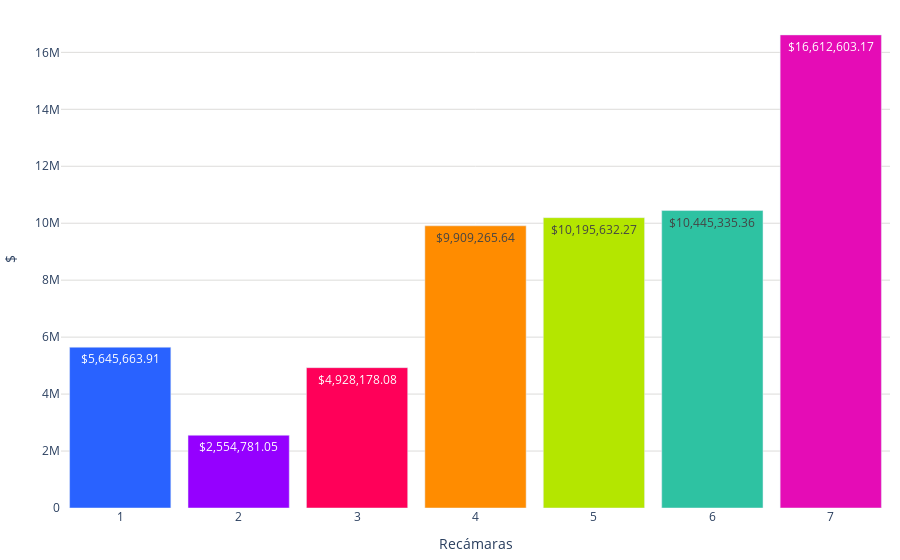

This figure's notebook cell:
### Code cell
import pandas as pd
import plotly.graph_objects as go
import locale

# Establecer configuración regional para el formato de precios
locale.setlocale(locale.LC_ALL, '')

# Definir función para formatear precios
def format_price(price):
    return locale.currency(price, grouping=True)

# Crear una lista de etiquetas para el eje x
etiquetas = [str(recamaras) if recamaras != 16 else '16+' for recamaras in df_promedio_casas['Recamaras']]

# Obtener los precios y el número de recámaras
precios = df_promedio_casas['precio']

# Crear el texto con los precios formateados
text_precios = [format_price(precio) for precio in precios]

colores = ['#2962ff', '#9500ff', '#ff0059', '#ff8c00', '#b4e600', '#2EC2A2','#E50CB6','#4225CF','#2CBA4D','#2962ff', '#9500ff', '#ff0059']

fig = go.Figure()
fig.add_trace(go.Bar(
    x=etiquetas,
    y=precios,
    text=text_precios,
    marker_color=colores,
    textposition='auto' 
))
fig.update_layout(
    #title='Precio promedio por número de baños',
    xaxis=dict(title='Recámaras'),
    yaxis=dict(title='$', gridcolor='#dddcda', ),
    bargap=0.1,
    bargroupgap=0.05,
    plot_bgcolor='rgba(0,0,0,0)',
    margin=dict(l=10, r=10, t=10, b=10),  # Ajusta los márgenes (left, right, top, bottom)        
)

fig.show()

### Figure 1 — Plotly figure (JSON) as saved in the notebook; plotly's stock layout.template omitted (floating-point values rounded to 4 significant figures)
{"data": [{"marker": {"color": ["#2962ff", "#9500ff", "#ff0059", "#ff8c00", "#b4e600", "#2EC2A2", "#E50CB6", "#4225CF", "#2CBA4D", "#2962ff", "#9500ff", "#ff0059"]}, "text": ["$5,645,663.91", "$2,554,781.05", "$4,928,178.08", "$9,909,265.64", "$10,195,632.27", "$10,445,335.36", "$16,612,603.17"], "textposition": "auto", "type": "bar", "x": ["1", "2", "3", "4", "5", "6", "7"], "y": [5646000.0, 2555000.0, 4928000.0, 9909000.0, 10200000.0, 10450000.0, 16610000.0]}], "layout": {"bargap": 0.1, "bargroupgap": 0.05, "margin": {"b": 10, "l": 10, "r": 10, "t": 10}, "plot_bgcolor": "rgba(0,0,0,0)", "xaxis": {"title": {"text": "Recámaras"}}, "yaxis": {"gridcolor": "#dddcda", "title": {"text": "$"}}}}
